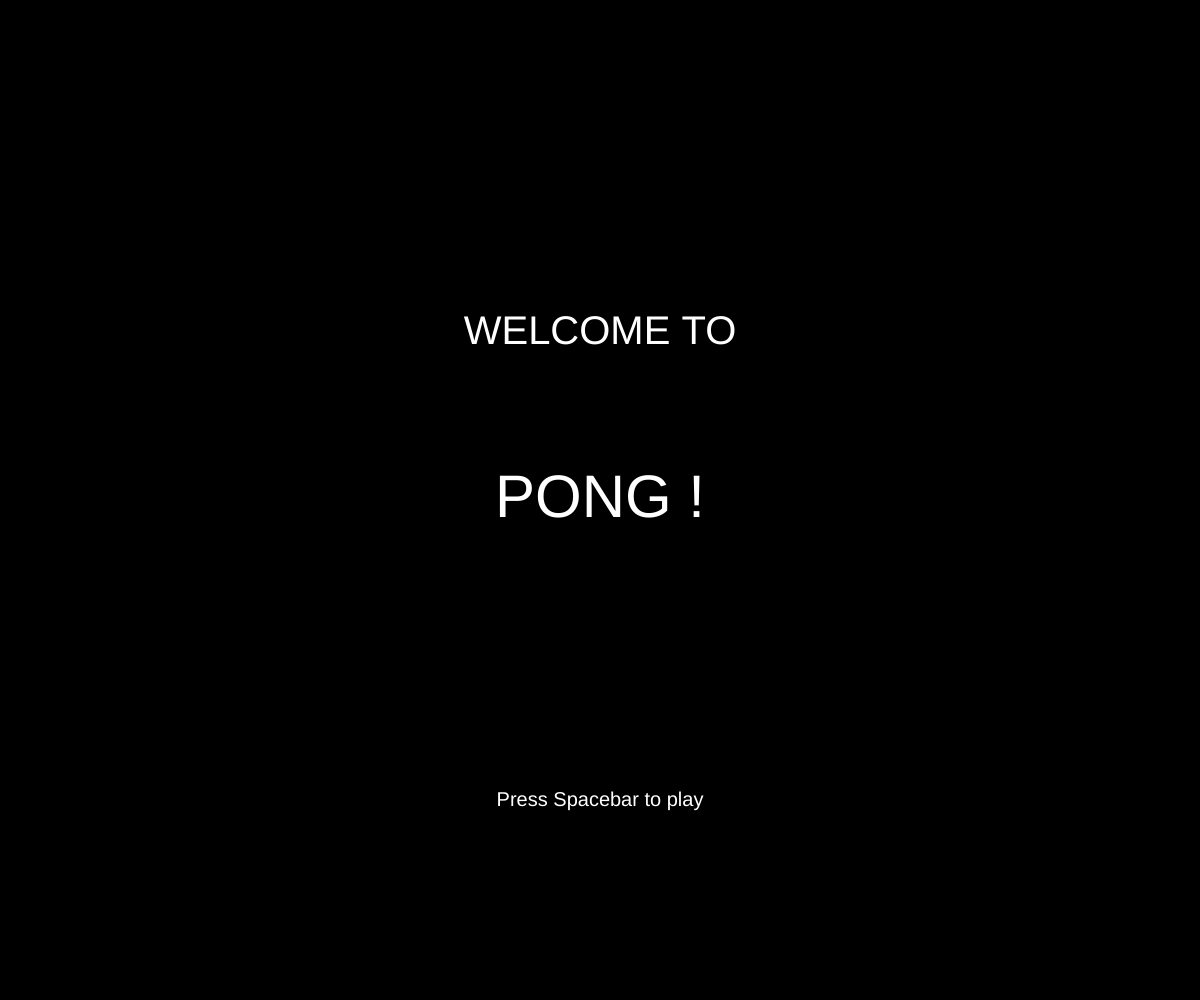
Frame 1 (no input)
Frame 60 (no input): identical to frame 1, image omitted
Frame 120 (the mouse pressed at the canvas centre since frame 60): identical to frame 1, image omitted

The p5.js sketch that drew this single still picture (run headless with seeded random() and noise() and a simulated clock; from frame 60 on, the mouse is pressed at the canvas centre):

// p5.js sketch
// ── sketch.js
var ball;
var paddle1;
var paddle2;
var score;
var currentScene = 0;
var playerWinScore = 5;


function setup() {
  createCanvas(window.innerWidth, window.innerHeight);
  ball = new Ball();
  paddle1 = new Paddle1();
  paddle2 = new Paddle2();
  score = new Score();
}

var play = function(){
    currentScene = 1;
    background(0);
    for (var i = 0; i < 20; i++){
      stroke(255);
      line(width/2, i*40 + 7.5, width/2, i*40 + 22.5)}
      ball.show();
      ball.move();
      paddle1.show();
      paddle1.move();
      paddle2.show();
      paddle2.move();
      score.show();
}

var mainScreen = function(){
  background(0);
  fill(255);
  textSize(40);
  textAlign(CENTER, CENTER);
  text("WELCOME TO", width/2, height/3);
  textSize(60);
  text("PONG !", width/2, height/2);
  textSize(20);
  text("Press Spacebar to play", width/2, height*4/5);
  //text("First player to " + playerWinScore + " points wins!", width/2, height*4/5 + 40)
  if(keyIsPressed && keyCode === 32){
    currentScene = 1;
  }
}

var leftPlayerWinScreen = function(){
  textSize(50);
  fill(255);
  textAlign(CENTER, CENTER);
  text("Left Player Wins!", width/2, height/2);
  textSize(20);
  text("Press Spacebar to restart", width/2, height*4/5);
};

var rightPlayerWinScreen = function(){
  textSize(50);
  fill(255);
  textAlign(CENTER, CENTER);
  text("Right Player Wins!", width/2, height/2);
  textSize(20);
  text("Press Spacebar to restart", width/2, height*4/5);
};

function draw() {
  background(0);
  if (currentScene === 0){
  mainScreen();
  } else if (currentScene === 1){
  play();
  }
  if (score.player1Score >= playerWinScore){
    background(0);
    leftPlayerWinScreen();
    if(keyIsPressed && keyCode === 32){
      score.player1Score = 0;
      score.player2Score = 0;
      currentScene = 1;
    }
  }else if (score.player2Score >= playerWinScore){
    background(0);
    rightPlayerWinScreen();
    if(keyIsPressed && keyCode === 32){
      score.player1Score = 0;
      score.player2Score = 0;
      currentScene = 1;
    }
  }
}

// ── Ball.js
var Ball = function(){
     this.x = width/2;
     this.y = height/2;
     this.d = 20;

     this.xSpeed = -10;
     this.ySpeed = random(-7, 7);

     this.show = function(){
          fill(255);
          noStroke();
          ellipse(this.x, this.y, this.d, this.d);
     }

     this.move = function(){
          //strict ball movement
          this.x = this.x + this.xSpeed;
          this.y = this.y + this.ySpeed;

          //paddle1 collision detection
          if (this.x - this.d/2 <= paddle1.w && this.y >= paddle1.y-paddle1.h/2
            && this.y <= paddle1.y + paddle1.h/2){
               this.xSpeed = -this.xSpeed;
          }
          //paddle2 collision detection
          if (this.x + this.d/2 >= paddle2.x - paddle2.w/2 && this.y >= paddle2.y - paddle2.h/2
            && this.y <= paddle2.y + paddle2.h/2){
               this.xSpeed = -this.xSpeed;
          }

          //so that the ball reverses on right side of canvas (if there is no paddle2)
          //if (this.x + this.d/2 >= width){
          //     this.xSpeed = -this.xSpeed;
          //}

          //top and bottom of canvas collision detection
          if (this.y > height - this.d/2 || this.y < 0 + this.d/2){
               this.ySpeed = -this.ySpeed;
          }
          //to reset ball at center
          if (this.x < 0 || this.x > width){
               this.x = width/2;
               this.y = height/2;
               this.ySpeed = random(-3,3);
          }
     }
}

// ── Paddle1.js
var Paddle1 = function(){
     this.w = 16;
     this.h = 90;
     this.x = this.w/2;
     this.y = height/2;
     this.ySpeed = 7;

     this.show = function(){
          fill(255);
          rectMode(CENTER);
          rect(this.x, this.y, this.w, this.h);
     }

     this.move = function(){
          if (keyIsPressed && keyCode === UP_ARROW && this.y > this.h/2){
               this.y -= this.ySpeed;
          }
          if (keyIsPressed && keyCode === DOWN_ARROW && this.y < height - this.h/2){
               this.y += this.ySpeed;
          }
     }
}

// ── Paddle2.js
var Paddle2 = function(){
     this.w = 16;
     this.h = 90;
     this.x = width-this.w/2;
     this.y = height/2;
     this.ySpeed = 7;

     this.show = function(){
          fill(255);
          rectMode(CENTER);
          rect(this.x, this.y, this.w, this.h);
     }

     this.move = function(){
          //resets paddle if ball goes of canvas
          if (ball.x < 0 || ball.x > width){
            this.y = height/2;
          }
          //artificial intelligence controlled Paddle2
          if (ball.ySpeed < 0 && this.y > this.h/2){
            this.y = ball.y;
          } else if
            (ball.ySpeed >= 0 && this.y < height - this.h/2){
            this.y = ball.y;
          }

          //The next 6 lines are for player controlled Paddle2
          // if (keyIsPressed && keyCode === UP_ARROW && this.y > this.h/2){
          //      this.y -= this.ySpeed;
          // }
          // if (keyIsPressed && keyCode === DOWN_ARROW && this.y < height - this.h/2){
          //      this.y += this.ySpeed;
          // }
     }
}

// ── Score.js
var Score = function(){
  this.player1Score = 0;
  this.player2Score = 0;

  this.show = function(){
    textSize(20);
    textAlign(LEFT, CENTER);
    fill(255);
    text("Score :" + this.player1Score, 20, 20);
    text("Score :" + this.player2Score, width - 100, 20);
    if (ball.x < 1){
      this.player2Score ++;
    }
     if (ball.x > width-1){
      this.player1Score ++;
    }
  }
}
